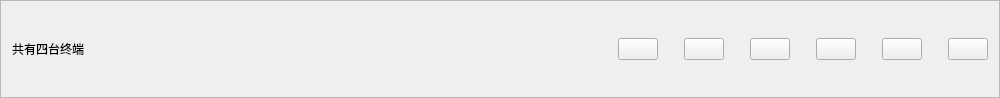
<?xml version="1.0" encoding="UTF-8"?>
<ui version="4.0">
 <class>TerminalToolFrame</class>
 <widget class="QFrame" name="TerminalToolFrame">
  <property name="geometry">
   <rect>
    <x>0</x>
    <y>0</y>
    <width>1000</width>
    <height>98</height>
   </rect>
  </property>
  <property name="windowTitle">
   <string>Frame</string>
  </property>
  <property name="frameShape">
   <enum>QFrame::StyledPanel</enum>
  </property>
  <property name="frameShadow">
   <enum>QFrame::Raised</enum>
  </property>
  <layout class="QGridLayout" name="gridLayout">
   <item row="0" column="0">
    <layout class="QHBoxLayout" name="horizontalLayout_2">
     <item>
      <widget class="QLabel" name="TerminNumberlabel">
       <property name="text">
        <string>共有四台终端</string>
       </property>
      </widget>
     </item>
     <item>
      <spacer name="horizontalSpacer_6">
       <property name="orientation">
        <enum>Qt::Horizontal</enum>
       </property>
       <property name="sizeHint" stdset="0">
        <size>
         <width>40</width>
         <height>20</height>
        </size>
       </property>
      </spacer>
     </item>
     <item>
      <spacer name="horizontalSpacer_8">
       <property name="orientation">
        <enum>Qt::Horizontal</enum>
       </property>
       <property name="sizeHint" stdset="0">
        <size>
         <width>40</width>
         <height>20</height>
        </size>
       </property>
      </spacer>
     </item>
     <item>
      <spacer name="horizontalSpacer_5">
       <property name="orientation">
        <enum>Qt::Horizontal</enum>
       </property>
       <property name="sizeHint" stdset="0">
        <size>
         <width>40</width>
         <height>20</height>
        </size>
       </property>
      </spacer>
     </item>
     <item>
      <layout class="QHBoxLayout" name="horizontalLayout">
       <item>
        <spacer name="horizontalSpacer_7">
         <property name="orientation">
          <enum>Qt::Horizontal</enum>
         </property>
         <property name="sizeHint" stdset="0">
          <size>
           <width>20</width>
           <height>20</height>
          </size>
         </property>
        </spacer>
       </item>
       <item>
        <widget class="QPushButton" name="CallNamepushButton">
         <property name="text">
          <string/>
         </property>
        </widget>
       </item>
       <item>
        <spacer name="horizontalSpacer_4">
         <property name="orientation">
          <enum>Qt::Horizontal</enum>
         </property>
         <property name="sizeHint" stdset="0">
          <size>
           <width>20</width>
           <height>20</height>
          </size>
         </property>
        </spacer>
       </item>
       <item>
        <widget class="QPushButton" name="DarkscreenpushButton">
         <property name="text">
          <string/>
         </property>
        </widget>
       </item>
       <item>
        <spacer name="horizontalSpacer_9">
         <property name="orientation">
          <enum>Qt::Horizontal</enum>
         </property>
         <property name="sizeHint" stdset="0">
          <size>
           <width>20</width>
           <height>20</height>
          </size>
         </property>
        </spacer>
       </item>
       <item>
        <widget class="QPushButton" name="NoHandUppushButton">
         <property name="text">
          <string/>
         </property>
        </widget>
       </item>
       <item>
        <spacer name="horizontalSpacer_3">
         <property name="orientation">
          <enum>Qt::Horizontal</enum>
         </property>
         <property name="sizeHint" stdset="0">
          <size>
           <width>20</width>
           <height>20</height>
          </size>
         </property>
        </spacer>
       </item>
       <item>
        <widget class="QPushButton" name="NoNetworkpushButton">
         <property name="text">
          <string/>
         </property>
        </widget>
       </item>
       <item>
        <spacer name="horizontalSpacer_2">
         <property name="orientation">
          <enum>Qt::Horizontal</enum>
         </property>
         <property name="sizeHint" stdset="0">
          <size>
           <width>20</width>
           <height>20</height>
          </size>
         </property>
        </spacer>
       </item>
       <item>
        <widget class="QPushButton" name="NoUSBpushButton">
         <property name="text">
          <string/>
         </property>
        </widget>
       </item>
       <item>
        <spacer name="horizontalSpacer">
         <property name="orientation">
          <enum>Qt::Horizontal</enum>
         </property>
         <property name="sizeHint" stdset="0">
          <size>
           <width>20</width>
           <height>20</height>
          </size>
         </property>
        </spacer>
       </item>
       <item>
        <widget class="QPushButton" name="DarkScreenpushButton">
         <property name="text">
          <string/>
         </property>
        </widget>
       </item>
      </layout>
     </item>
    </layout>
   </item>
  </layout>
 </widget>
 <resources/>
 <connections/>
</ui>
